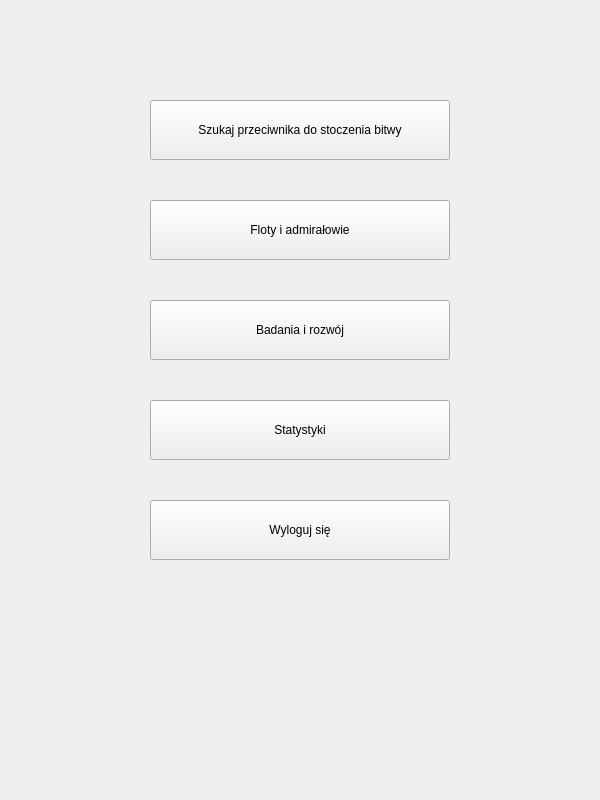
<?xml version="1.0" encoding="UTF-8"?>
<ui version="4.0">
 <class>MainMenu</class>
 <widget class="QWidget" name="MainMenu">
  <property name="geometry">
   <rect>
    <x>0</x>
    <y>0</y>
    <width>600</width>
    <height>800</height>
   </rect>
  </property>
  <property name="minimumSize">
   <size>
    <width>600</width>
    <height>800</height>
   </size>
  </property>
  <property name="maximumSize">
   <size>
    <width>600</width>
    <height>800</height>
   </size>
  </property>
  <property name="windowTitle">
   <string>Form</string>
  </property>
  <widget class="QPushButton" name="pushButton">
   <property name="geometry">
    <rect>
     <x>150</x>
     <y>300</y>
     <width>300</width>
     <height>60</height>
    </rect>
   </property>
   <property name="text">
    <string>Badania i rozwój</string>
   </property>
  </widget>
  <widget class="QPushButton" name="pushButton_2">
   <property name="geometry">
    <rect>
     <x>150</x>
     <y>400</y>
     <width>300</width>
     <height>60</height>
    </rect>
   </property>
   <property name="text">
    <string>Statystyki</string>
   </property>
  </widget>
  <widget class="QPushButton" name="pushButton_3">
   <property name="geometry">
    <rect>
     <x>150</x>
     <y>500</y>
     <width>300</width>
     <height>60</height>
    </rect>
   </property>
   <property name="text">
    <string>Wyloguj się</string>
   </property>
  </widget>
  <widget class="QPushButton" name="pushButton_5">
   <property name="geometry">
    <rect>
     <x>150</x>
     <y>200</y>
     <width>300</width>
     <height>60</height>
    </rect>
   </property>
   <property name="text">
    <string>Floty i admirałowie</string>
   </property>
  </widget>
  <widget class="QPushButton" name="pushButton_4">
   <property name="geometry">
    <rect>
     <x>150</x>
     <y>100</y>
     <width>300</width>
     <height>60</height>
    </rect>
   </property>
   <property name="text">
    <string>Szukaj przeciwnika do stoczenia bitwy</string>
   </property>
  </widget>
 </widget>
 <resources/>
 <connections/>
</ui>
